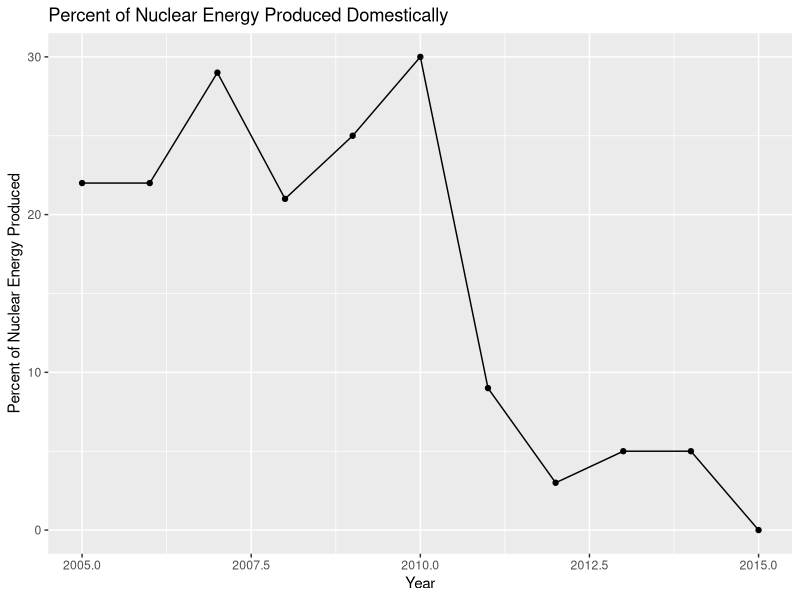

R code for this plot:
#### Preamble ####
# Purpose: Simulates nuclear energy production in Japan from 2005 to 2015.
# Date: 14 February 2024
# License: MIT


#### Workspace setup ####
library(tidyverse)

#### Simulate data ####
set.seed(123) # For reproducibility 

n <- 11 # Number of years in the figure from 2005 to 2015

years_nuclear <- rep(NA, times=n)

# Percent of nuclear energy production from 2005 to 2010
# Should be 20-30%
for (i in 1:6) {
  years_nuclear[i] <- (sample(20:30, 1))
}

# Percent of nuclear energy production in 2011
# Should be 5-10%
years_nuclear[7] <- (sample(5:10, 1))

# Percent of nuclear energy production from 2012 to 2015
# Should be 0-5%
for (i in 8:n) {
  years_nuclear[i] <- (sample(0:5, 1))
}

simulated_data <-
  tibble(
    year = 2005:2015,
    percent_nuclear = years_nuclear
  )

ggplot(simulated_data, aes(x = year, y = percent_nuclear)) +
  geom_line() +
  geom_point() +
  labs(title = "Percent of Nuclear Energy Produced Domestically", 
       x = "Year", y = "Percent of Nuclear Energy Produced")
